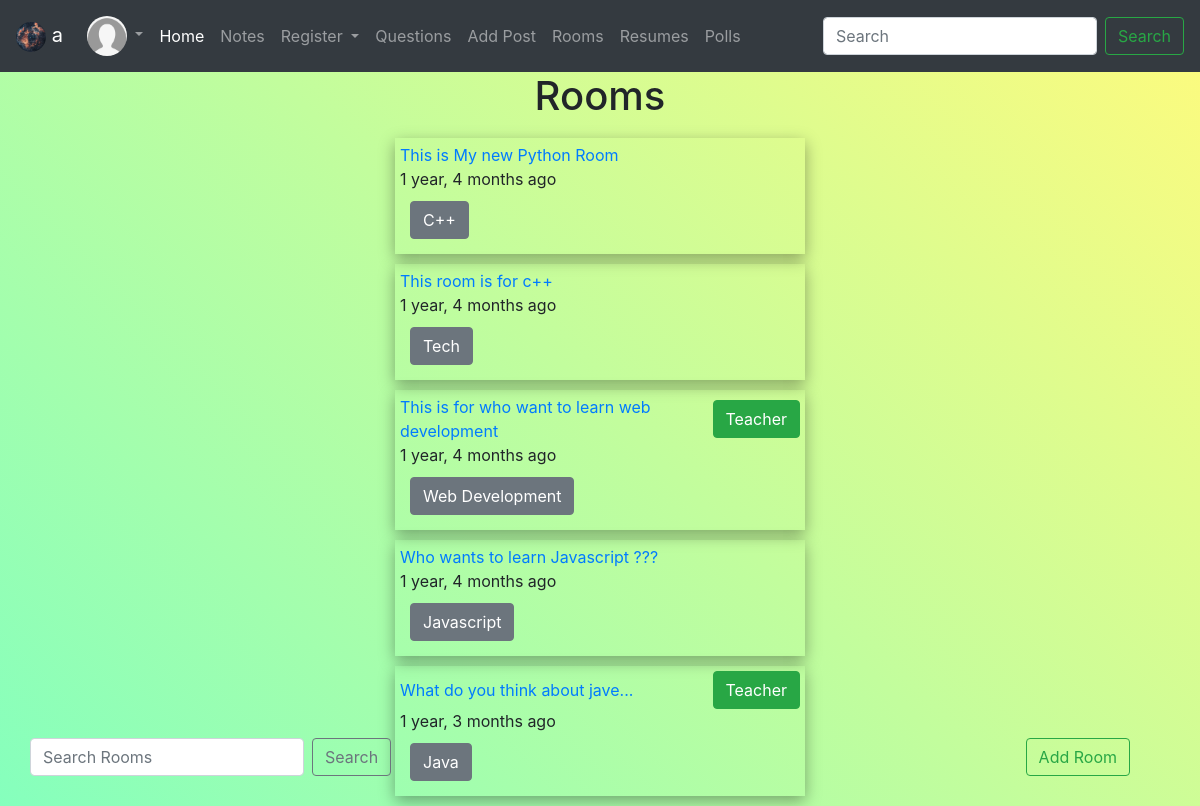
The page /rooms (signed in) on the database its author committed.
### base/models.py (models this page shows, shortened)
class User(AbstractUser):
    name = models.CharField(max_length=50, null = False)
    email = models.CharField( max_length=50 ,null = True)
    avatar = models.ImageField( upload_to='Avaters',  default = 'default-profile-pic.png')
    bio = models.TextField(null = True)
    bca_class = models.CharField( max_length=50 ,choices=class_list ,default= ('1st Sem', '1st Sem'), null = True)
    is_teacher = models.BooleanField(default = False)
    followers = models.ManyToManyField('User', related_name='follower')
    followings = models.ManyToManyField('User',related_name= 'following')

class Room(models.Model):
    topic = models.ForeignKey(Topic,on_delete=models.SET_NULL, null=True)
    host = models.ForeignKey(User, on_delete=models.SET_NULL, related_name='host',null=True, blank=True)
    title = models.TextField(null=True)
    date = models.DateTimeField(auto_now_add=True)

class Topic (models.Model):
    body = models.TextField(null=True, max_length=250)

### base/views.py (the view, shortened to what this page needs)
# urls.py: path('rooms', rooms, name = 'rooms'),
def rooms(request):
    print('OUTSIDE')
    rooms = Room.objects.all()
    context = {
        'rooms' : rooms
    }
    return render(request, 'rooms.html', context)

### templates/rooms.html (shortened to what this page needs)
{% extends 'master.html' %}
{% block content %}
<div class="search">
    <form class="form-inline my-2 my-lg-0" method  = 'POST' action = '{% url 'rooms' %}'>
        <input class="form-control mr-sm-2" type="search" placeholder="Search Rooms"  name = 'search_text'>
        <button class="btn btn-outline-secondary my-2 my-sm-0" type="submit">Search</button>
      </form>
</div>
<div class = 'text-center'>
    <h1>Rooms</h1>
</div>
<div class="wrapper">
    <div>
        {% for room in  rooms%}
        <div class="feed">
          <div style = 'display:flex; justify-content:space-between; align-items:center; width: 400px;'>
            <a href ="{% url 'room' room.id%}">
            <div>{{room.title}}</div>
            </a>
            <div>
                {% if room.host.is_teacher %}
                <button type="button" class="btn btn-success">Teacher</button>
                {% endif %}
            </div>
          </div>
        {{room.date|timesince}} ago
        <div style = 'margin: 10px;'>
            <button type="button" class="btn btn-secondary">{{room.topic.body}}</button>
        </div>
        </div>
        {% endfor %}
    </div>
    <button type="button" class="btn btn-outline-success" onclick = "location.href = '{% url 'add-room' %}'"
    style = "
        position: fixed;
        bottom: 30px;
        right: 70px;
    "
    >Add Room</button>
</div>
{% endblock content %}

### templates/master.html (shortened to what this page needs)
{% load static %}
<!DOCTYPE html>
<html lang="en">
<head>
    <link rel="stylesheet" href="{% static 'css/master.css' %}">
    <link rel="stylesheet" href="https://maxcdn.bootstrapcdn.com/bootstrap/4.5.2/css/bootstrap.min.css">
    <link rel="stylesheet" href="https://cdnjs.cloudflare.com/ajax/libs/font-awesome/6.3.0/css/all.min.css">
  </head>
<body>
    <nav class="navbar navbar-dark bg-dark navbar-expand-lg">
      <a class="navbar-brand" href="#">
        <img src="{% static 'images/website.avif' %}" width="30" height="30" alt="logo" class="rounded-circle">
        {% if request.user.is_authenticated %}
        {{request.user.username}}
        {% else %}
        Anonymous
        {% endif %}
      </a>
      <div class="collapse navbar-collapse" id="navbar-list-4">
        <ul class="navbar-nav">
            <li class="nav-item dropdown">
            {% if request.user.is_authenticated %}
            <a class="nav-link dropdown-toggle" href="#" id="navbarDropdownMenuLink" role="button" data-toggle="dropdown" aria-haspopup="true" aria-expanded="false">
              <img src="{{request.user.avatar.url}}" width="40" height="40" class="rounded-circle">
            </a>
            {% endif %}
          </li>
        </ul>
          <ul class="navbar-nav mr-auto">
            <li class="nav-item active">
              <a class="nav-link" href="{% url 'home' %}">Home </a>
            </li>
            <li class="nav-item">
              <a class="nav-link" href="{% url 'notes' %}">Notes</a>
            </li>
            <li class="nav-item dropdown">
              <a class="nav-link dropdown-toggle" href="#" id="navbarDropdown" role="button" data-toggle="dropdown" aria-haspopup="true" aria-expanded="false">
                Register
              </a>
            </li>
            <li class="nav-item">
              <a class="nav-link" href="{% url 'questions' %}">Questions</a>
            </li>
            <li class="nav-item">
              <a class="nav-link" href="{% url 'add-post' %}">Add Post</a>
            </li>
            <li class="nav-item">
              <a class="nav-link" href="{% url 'rooms' %}">Rooms</a>
            </li>
            <li class="nav-item">
              <a class="nav-link" href="{% url 'resumes' %}">Resumes</a>
            </li>
            <li class="nav-item">
              <a class="nav-link" href="{% url 'polls' %}">Polls</a>
            </li>
          </ul>
          <form class="form-inline my-2 my-lg-0" method  = 'POST' action = '/user-search'>
            <input class="form-control mr-sm-2" type="search" placeholder="Search" aria-label="Search" name = 'search'>
            <button class="btn btn-outline-success my-2 my-sm-0" type="submit">Search</button>
          </form>
      </nav>
    {% block content %}
    {% endblock content %}
</body>
</html>

### rows shown on the page
User: user.username "a", user.avatar (placeholder picture)
Room: title "This is My new Python Room", date "1 year, 4 months", topic.body "C++"
Room: title "This room is for c++", date "1 year, 4 months", topic.body "Tech"
Room: title "This is for who want to learn web development", shows "Teacher", date "1 year, 4 months", topic.body "Web Development"
Room: title "Who wants to learn Javascript ???", date "1 year, 4 months", topic.body "Javascript"
Room: title "What do you think about jave...", shows "Teacher", date "1 year, 3 months", topic.body "Java"
